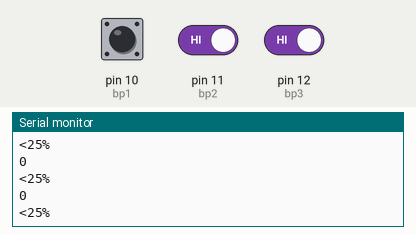
Recording of a sketch running on a simulated Arduino Uno, built with avr-gcc and run on an emulated ATmega328P. On the bench: the last lines printed to the serial monitor. The test bench sets the inputs (shaded band); at power-on: pin 10 (bp1) HIGH, pin 11 (bp2) HIGH, pin 12 (bp3) HIGH.

Above: at 1.2 s.
1.3 s: pin 10 (bp1) pulled LOW for 0.15 s
At 1.31 s:
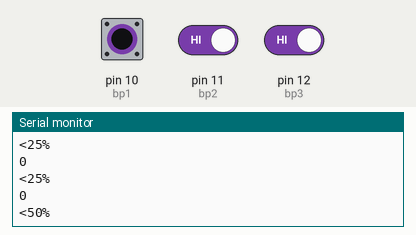
2.9 s: pin 10 (bp1) driven LOW and pin 11 (bp2) driven LOW and pin 12 (bp3) driven LOW
At 2.91 s:
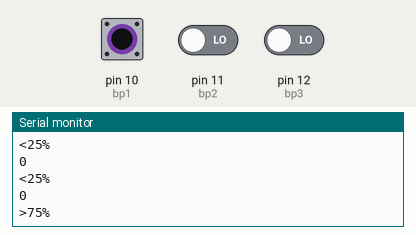
4.5 s: pin 10 (bp1) driven HIGH
At 8.22 s:
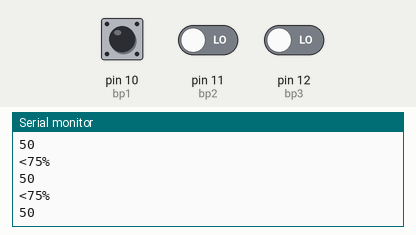
Timing chart, 0 to 9.7 s (numbered marks = the images above; inputs shaded):
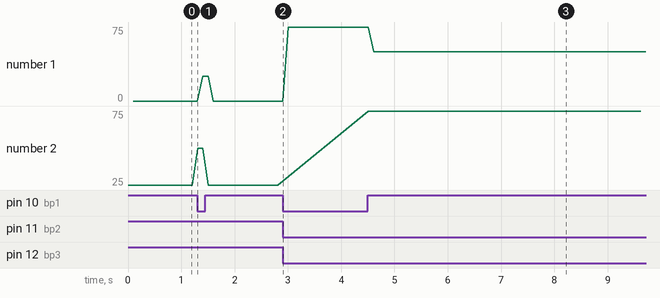

The sketch:

Slave_5.ino
```cpp
#include <Wire.h>

int s = 0;


int bp1 = 10;
int bp2 = 11;
 int bp3 = 12;

  int state = 0;


void setup() {
  Serial.begin(9600);
pinMode(bp1, INPUT_PULLUP);
 pinMode(bp2,INPUT_PULLUP);
 pinMode(bp3, INPUT_PULLUP);
 Wire.begin(5);                // join i2c bus with address #8
 Wire.onRequest(requestEvent5); // register event

}


void loop() {
  state = 0;


   if(digitalRead(bp1) == LOW){
   state += 1;
 }
 if(digitalRead(bp2) == LOW){
   state += 1;
 }
 if(digitalRead(bp3) == LOW){
   state += 1;
 }

  switch (state){
   case 0:
Serial.println("<25%");
 s = 0;


   break;
   case 1:
Serial.println("<50%");
 s = 25;


   break;
   case 2:
Serial.println("<75%");
 s = 50;


   break;
      case 3:
Serial.println(">75%");
 s = 75;


   break;
   default:
Serial.println(100);
  }

delay(100);

Serial.println(s);
}


void requestEvent5() {

        Wire.write(s);


}
```

Measured:
- after the input at 1.3 s, the serial monitor: prints a new line at once (image 1)
- after the input at 2.9 s, the serial monitor: prints a new line at once (image 2)
- after the input at 4.5 s, the serial monitor: prints a new line at once (image 3)
- plotted number 1: 0 → 75 after the input at 2.9 s, 75 → 50 after the input at 4.5 s
